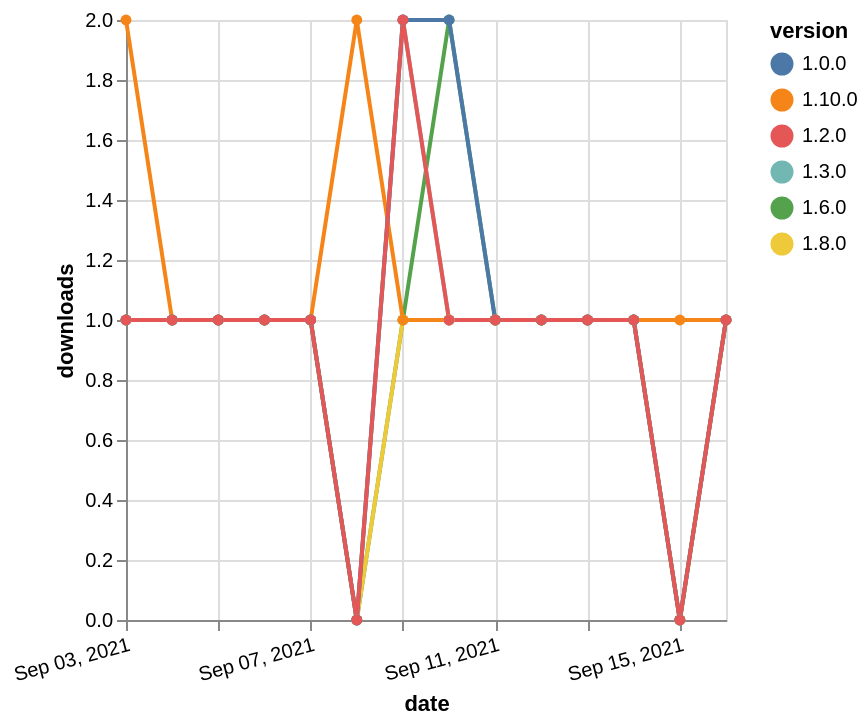

Vega-Lite specification for this chart:
### Vega-Lite specification from a JSON file in a GitHub repository (floating-point values rounded to 4 significant figures)
{"$schema": "https://vega.github.io/schema/vega-lite/v5.json", "description": "A simple bar chart with embedded data.", "data": {"values": [{"date": "2021-09-03", "total": 140, "delta": 1, "version": "1.6.0"}, {"date": "2021-09-04", "total": 141, "delta": 1, "version": "1.6.0"}, {"date": "2021-09-05", "total": 142, "delta": 1, "version": "1.6.0"}, {"date": "2021-09-06", "total": 143, "delta": 1, "version": "1.6.0"}, {"date": "2021-09-07", "total": 144, "delta": 1, "version": "1.6.0"}, {"date": "2021-09-08", "total": 144, "delta": 0, "version": "1.6.0"}, {"date": "2021-09-09", "total": 145, "delta": 1, "version": "1.6.0"}, {"date": "2021-09-10", "total": 147, "delta": 2, "version": "1.6.0"}, {"date": "2021-09-11", "total": 148, "delta": 1, "version": "1.6.0"}, {"date": "2021-09-12", "total": 149, "delta": 1, "version": "1.6.0"}, {"date": "2021-09-13", "total": 150, "delta": 1, "version": "1.6.0"}, {"date": "2021-09-14", "total": 151, "delta": 1, "version": "1.6.0"}, {"date": "2021-09-15", "total": 151, "delta": 0, "version": "1.6.0"}, {"date": "2021-09-16", "total": 152, "delta": 1, "version": "1.6.0"}, {"date": "2021-09-03", "total": 160, "delta": 1, "version": "1.8.0"}, {"date": "2021-09-04", "total": 161, "delta": 1, "version": "1.8.0"}, {"date": "2021-09-05", "total": 162, "delta": 1, "version": "1.8.0"}, {"date": "2021-09-06", "total": 163, "delta": 1, "version": "1.8.0"}, {"date": "2021-09-07", "total": 164, "delta": 1, "version": "1.8.0"}, {"date": "2021-09-08", "total": 164, "delta": 0, "version": "1.8.0"}, {"date": "2021-09-09", "total": 165, "delta": 1, "version": "1.8.0"}, {"date": "2021-09-10", "total": 166, "delta": 1, "version": "1.8.0"}, {"date": "2021-09-11", "total": 167, "delta": 1, "version": "1.8.0"}, {"date": "2021-09-12", "total": 168, "delta": 1, "version": "1.8.0"}, {"date": "2021-09-13", "total": 169, "delta": 1, "version": "1.8.0"}, {"date": "2021-09-14", "total": 170, "delta": 1, "version": "1.8.0"}, {"date": "2021-09-15", "total": 170, "delta": 0, "version": "1.8.0"}, {"date": "2021-09-16", "total": 171, "delta": 1, "version": "1.8.0"}, {"date": "2021-09-03", "total": 113, "delta": 2, "version": "1.10.0"}, {"date": "2021-09-04", "total": 114, "delta": 1, "version": "1.10.0"}, {"date": "2021-09-05", "total": 115, "delta": 1, "version": "1.10.0"}, {"date": "2021-09-06", "total": 116, "delta": 1, "version": "1.10.0"}, {"date": "2021-09-07", "total": 117, "delta": 1, "version": "1.10.0"}, {"date": "2021-09-08", "total": 119, "delta": 2, "version": "1.10.0"}, {"date": "2021-09-09", "total": 120, "delta": 1, "version": "1.10.0"}, {"date": "2021-09-10", "total": 121, "delta": 1, "version": "1.10.0"}, {"date": "2021-09-11", "total": 122, "delta": 1, "version": "1.10.0"}, {"date": "2021-09-12", "total": 123, "delta": 1, "version": "1.10.0"}, {"date": "2021-09-13", "total": 124, "delta": 1, "version": "1.10.0"}, {"date": "2021-09-14", "total": 125, "delta": 1, "version": "1.10.0"}, {"date": "2021-09-15", "total": 126, "delta": 1, "version": "1.10.0"}, {"date": "2021-09-16", "total": 127, "delta": 1, "version": "1.10.0"}, {"date": "2021-09-03", "total": 171, "delta": 1, "version": "1.3.0"}, {"date": "2021-09-04", "total": 172, "delta": 1, "version": "1.3.0"}, {"date": "2021-09-05", "total": 173, "delta": 1, "version": "1.3.0"}, {"date": "2021-09-06", "total": 174, "delta": 1, "version": "1.3.0"}, {"date": "2021-09-07", "total": 175, "delta": 1, "version": "1.3.0"}, {"date": "2021-09-08", "total": 175, "delta": 0, "version": "1.3.0"}, {"date": "2021-09-09", "total": 177, "delta": 2, "version": "1.3.0"}, {"date": "2021-09-10", "total": 178, "delta": 1, "version": "1.3.0"}, {"date": "2021-09-11", "total": 179, "delta": 1, "version": "1.3.0"}, {"date": "2021-09-12", "total": 180, "delta": 1, "version": "1.3.0"}, {"date": "2021-09-13", "total": 181, "delta": 1, "version": "1.3.0"}, {"date": "2021-09-14", "total": 182, "delta": 1, "version": "1.3.0"}, {"date": "2021-09-15", "total": 182, "delta": 0, "version": "1.3.0"}, {"date": "2021-09-16", "total": 183, "delta": 1, "version": "1.3.0"}, {"date": "2021-09-03", "total": 217, "delta": 1, "version": "1.0.0"}, {"date": "2021-09-04", "total": 218, "delta": 1, "version": "1.0.0"}, {"date": "2021-09-05", "total": 219, "delta": 1, "version": "1.0.0"}, {"date": "2021-09-06", "total": 220, "delta": 1, "version": "1.0.0"}, {"date": "2021-09-07", "total": 221, "delta": 1, "version": "1.0.0"}, {"date": "2021-09-08", "total": 221, "delta": 0, "version": "1.0.0"}, {"date": "2021-09-09", "total": 223, "delta": 2, "version": "1.0.0"}, {"date": "2021-09-10", "total": 225, "delta": 2, "version": "1.0.0"}, {"date": "2021-09-11", "total": 226, "delta": 1, "version": "1.0.0"}, {"date": "2021-09-12", "total": 227, "delta": 1, "version": "1.0.0"}, {"date": "2021-09-13", "total": 228, "delta": 1, "version": "1.0.0"}, {"date": "2021-09-14", "total": 229, "delta": 1, "version": "1.0.0"}, {"date": "2021-09-15", "total": 229, "delta": 0, "version": "1.0.0"}, {"date": "2021-09-16", "total": 230, "delta": 1, "version": "1.0.0"}, {"date": "2021-09-03", "total": 178, "delta": 1, "version": "1.2.0"}, {"date": "2021-09-04", "total": 179, "delta": 1, "version": "1.2.0"}, {"date": "2021-09-05", "total": 180, "delta": 1, "version": "1.2.0"}, {"date": "2021-09-06", "total": 181, "delta": 1, "version": "1.2.0"}, {"date": "2021-09-07", "total": 182, "delta": 1, "version": "1.2.0"}, {"date": "2021-09-08", "total": 182, "delta": 0, "version": "1.2.0"}, {"date": "2021-09-09", "total": 184, "delta": 2, "version": "1.2.0"}, {"date": "2021-09-10", "total": 185, "delta": 1, "version": "1.2.0"}, {"date": "2021-09-11", "total": 186, "delta": 1, "version": "1.2.0"}, {"date": "2021-09-12", "total": 187, "delta": 1, "version": "1.2.0"}, {"date": "2021-09-13", "total": 188, "delta": 1, "version": "1.2.0"}, {"date": "2021-09-14", "total": 189, "delta": 1, "version": "1.2.0"}, {"date": "2021-09-15", "total": 189, "delta": 0, "version": "1.2.0"}, {"date": "2021-09-16", "total": 190, "delta": 1, "version": "1.2.0"}]}, "width": "container", "mark": {"type": "line", "point": {"filled": true}}, "encoding": {"x": {"field": "date", "type": "temporal", "timeUnit": "yearmonthdate", "title": "date", "axis": {"labelAngle": -15}}, "y": {"field": "delta", "type": "quantitative", "title": "downloads"}, "color": {"field": "version", "type": "nominal"}, "tooltip": {"field": "delta"}}}
